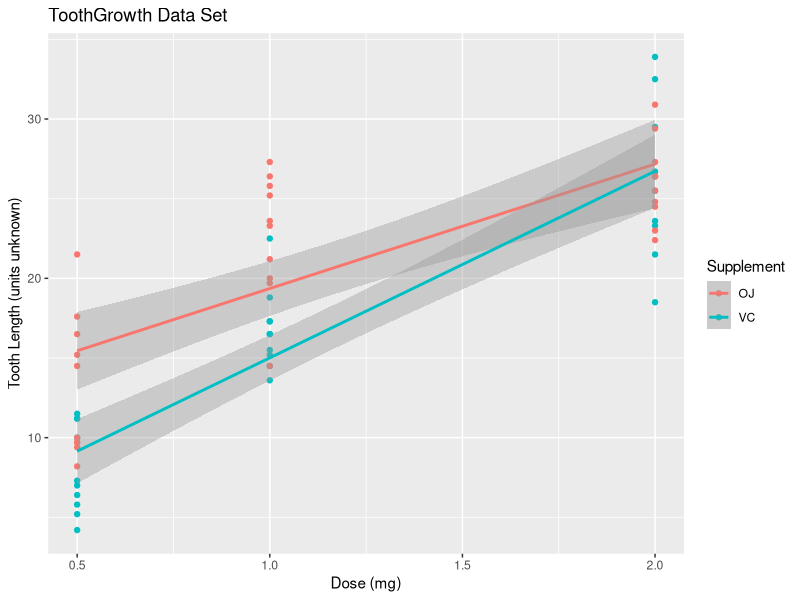

R code for this plot:
## ---- chunk 1
# Intial setup, load necessary packages.
library(ggplot2)
library(knitr)

## ---- chunk 2
# Load the data
library(datasets)
data(ToothGrowth)
## ---- chunk 3
# Summarize the data
str(ToothGrowth)
summary(ToothGrowth)
## ---- chunk 4

# Plot the tooth length by dose, grouped by supplement
g <- ggplot(ToothGrowth, aes(x=dose, y=len, colour=supp))
g + geom_point() + geom_smooth(method=lm) +
    labs(x="Dose (mg)", y="Tooth Length (units unknown)", title="ToothGrowth Data Set") +
    guides(col=guide_legend(title="Supplement"))
